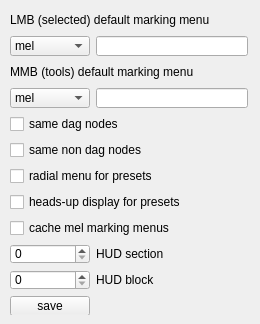
<?xml version="1.0" encoding="UTF-8"?>
<ui version="4.0">
 <class>Form</class>
 <widget class="QWidget" name="Form">
  <property name="geometry">
   <rect>
    <x>0</x>
    <y>0</y>
    <width>260</width>
    <height>324</height>
   </rect>
  </property>
  <property name="windowTitle">
   <string>Form</string>
  </property>
  <widget class="QWidget" name="layoutWidget">
   <property name="geometry">
    <rect>
     <x>10</x>
     <y>10</y>
     <width>238</width>
     <height>305</height>
    </rect>
   </property>
   <layout class="QGridLayout" name="gridLayout">
    <item row="3" column="1">
     <widget class="QLineEdit" name="line_mmb">
      <property name="minimumSize">
       <size>
        <width>0</width>
        <height>20</height>
       </size>
      </property>
     </widget>
    </item>
    <item row="4" column="0" colspan="2">
     <widget class="QCheckBox" name="chb_dag">
      <property name="minimumSize">
       <size>
        <width>0</width>
        <height>20</height>
       </size>
      </property>
      <property name="text">
       <string>same dag nodes</string>
      </property>
     </widget>
    </item>
    <item row="1" column="1">
     <widget class="QLineEdit" name="line_lmb">
      <property name="minimumSize">
       <size>
        <width>0</width>
        <height>20</height>
       </size>
      </property>
     </widget>
    </item>
    <item row="1" column="0">
     <widget class="QComboBox" name="cmb_lmb">
      <property name="minimumSize">
       <size>
        <width>0</width>
        <height>20</height>
       </size>
      </property>
      <item>
       <property name="text">
        <string>mel</string>
       </property>
      </item>
      <item>
       <property name="text">
        <string>python</string>
       </property>
      </item>
     </widget>
    </item>
    <item row="5" column="0" colspan="2">
     <widget class="QCheckBox" name="chb_non_dag">
      <property name="minimumSize">
       <size>
        <width>0</width>
        <height>20</height>
       </size>
      </property>
      <property name="text">
       <string>same non dag nodes</string>
      </property>
     </widget>
    </item>
    <item row="6" column="0" colspan="2">
     <widget class="QCheckBox" name="chb_radial">
      <property name="minimumSize">
       <size>
        <width>0</width>
        <height>20</height>
       </size>
      </property>
      <property name="text">
       <string>radial menu for presets</string>
      </property>
     </widget>
    </item>
    <item row="9" column="1">
     <widget class="QLabel" name="label">
      <property name="minimumSize">
       <size>
        <width>0</width>
        <height>20</height>
       </size>
      </property>
      <property name="text">
       <string>HUD section</string>
      </property>
     </widget>
    </item>
    <item row="2" column="0" colspan="2">
     <widget class="QLabel" name="label_3">
      <property name="minimumSize">
       <size>
        <width>0</width>
        <height>20</height>
       </size>
      </property>
      <property name="text">
       <string>MMB (tools) default marking menu</string>
      </property>
     </widget>
    </item>
    <item row="11" column="0">
     <widget class="QPushButton" name="btn_save">
      <property name="minimumSize">
       <size>
        <width>0</width>
        <height>20</height>
       </size>
      </property>
      <property name="text">
       <string>save</string>
      </property>
     </widget>
    </item>
    <item row="7" column="0" colspan="2">
     <widget class="QCheckBox" name="chb_hud">
      <property name="minimumSize">
       <size>
        <width>0</width>
        <height>20</height>
       </size>
      </property>
      <property name="text">
       <string>heads-up display for presets</string>
      </property>
     </widget>
    </item>
    <item row="3" column="0">
     <widget class="QComboBox" name="cmb_mmb">
      <property name="minimumSize">
       <size>
        <width>0</width>
        <height>20</height>
       </size>
      </property>
      <item>
       <property name="text">
        <string>mel</string>
       </property>
      </item>
      <item>
       <property name="text">
        <string>python</string>
       </property>
      </item>
     </widget>
    </item>
    <item row="9" column="0">
     <widget class="QSpinBox" name="spin_hud_s">
      <property name="minimumSize">
       <size>
        <width>0</width>
        <height>20</height>
       </size>
      </property>
      <property name="maximum">
       <number>9</number>
      </property>
     </widget>
    </item>
    <item row="10" column="0">
     <widget class="QSpinBox" name="spin_hud_b">
      <property name="minimumSize">
       <size>
        <width>0</width>
        <height>20</height>
       </size>
      </property>
      <property name="maximum">
       <number>9</number>
      </property>
     </widget>
    </item>
    <item row="10" column="1">
     <widget class="QLabel" name="label_2">
      <property name="minimumSize">
       <size>
        <width>0</width>
        <height>20</height>
       </size>
      </property>
      <property name="text">
       <string>HUD block</string>
      </property>
     </widget>
    </item>
    <item row="0" column="0" colspan="2">
     <widget class="QLabel" name="label_4">
      <property name="minimumSize">
       <size>
        <width>0</width>
        <height>20</height>
       </size>
      </property>
      <property name="text">
       <string>LMB (selected) default marking menu</string>
      </property>
     </widget>
    </item>
    <item row="8" column="0" colspan="2">
     <widget class="QCheckBox" name="chb_cache">
      <property name="text">
       <string>cache mel marking menus</string>
      </property>
     </widget>
    </item>
   </layout>
  </widget>
 </widget>
 <resources/>
 <connections/>
</ui>
